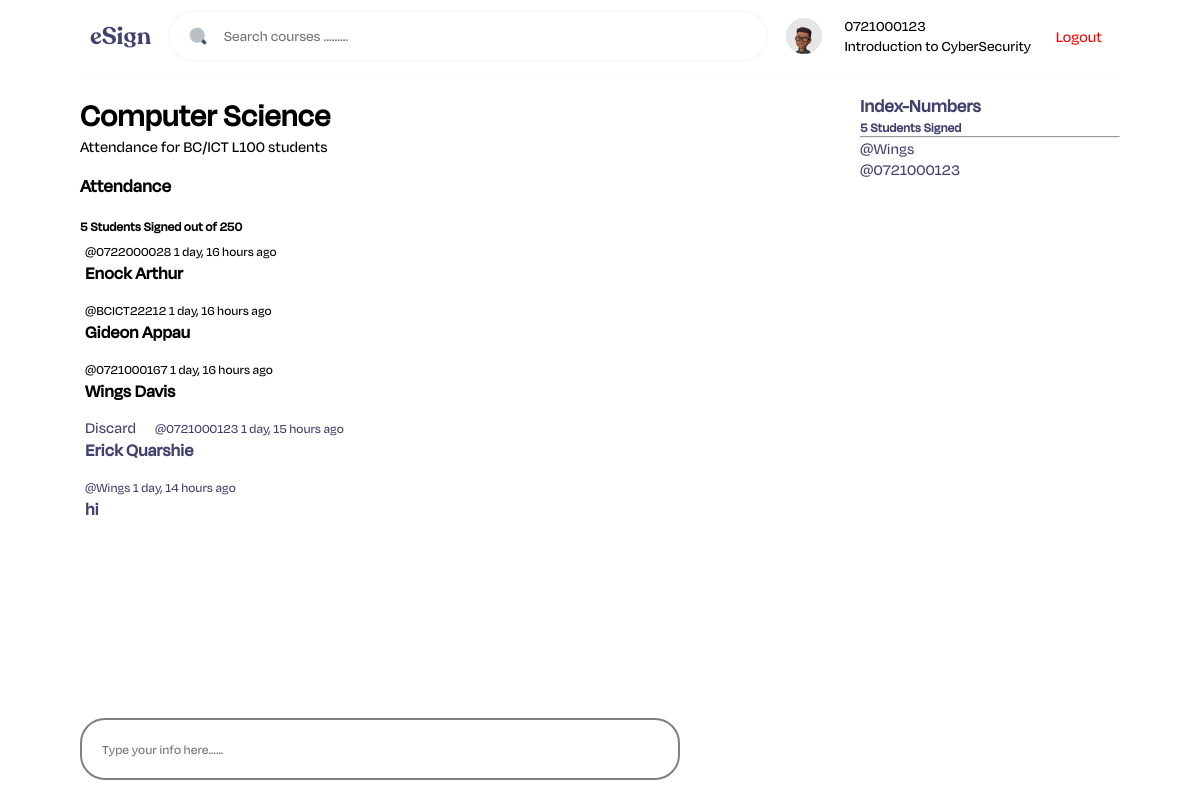
/project/7/ (signed in), run on the app's committed database.
### app/models.py (models this page shows, shortened)
class Project(models.Model):
    admin = models.ForeignKey(User, on_delete=models.SET_NULL, null=True)
    name = models.CharField(max_length=200)
    task = models.ForeignKey(Task, on_delete=models.SET_NULL, null=True)
    description = models.TextField(null=True, blank=True)
    followers = models.ManyToManyField(User, related_name='followers', blank=True)
    updated = models.DateTimeField(auto_now=True)
    created = models.DateTimeField(auto_now_add=True)
    class meta:
        ordering = ['-created']

class Task(models.Model):
    name = models.CharField(max_length=200)

class Chat(models.Model):
    user = models.ForeignKey(User, on_delete=models.CASCADE)
    project = models.ForeignKey(Project, on_delete=models.CASCADE)
    body = models.TextField()
    updated = models.DateTimeField(auto_now=True)
    created = models.DateTimeField(auto_now_add=True)

### app/views.py (the view, shortened to what this page needs)
# urls.py: path('project/<str:pk>/', views.project, name = 'project'),
def project(request, pk):
    project = Project.objects.get(id = pk)
    chats = project.chat_set.all()
    followers = project.followers.all()
    student_count = chats.count()
    content = {'project' : project, 'chats' : chats, 'followers' : followers, 'student_count' : student_count}
    return render(request, 'docs/project.html', content)

### app/templates/docs/project.html (shortened to what this page needs)
{% extends 'index.html' %}
{% block content %}
<div class = 'project'>
    <div>
        <h1>{{project.name}}</h1>
        <p style="margin-bottom: 1em">{{project.description}}</p>
        <div class = 'comments'>
            <h3 style="margin-bottom: 1em">Attendance</h3>
            <h5>{{student_count}} Students Signed out of 250</h5>
            {% for chat in chats %}
                <div style="padding:5px; padding-bottom: 10px; border: 2px solid dashed #fafafa;">
                    {% if request.user == chat.user %}
                    <a href ="{% url 'clearchat' chat.id %}" style="margin-right: 16px;">Discard<a>
                    {% endif %}
                    <small>@{{chat.user}} {{chat.created|timesince}} ago</small>
                    <b><p style="font-size:18px;">{{chat.body}}</p></b>
                </div>
            {% endfor %}
        </div>
        {% if request.user.is_authenticated %}
        <div class = 'comment'>
            <form method = 'POST' action = ''>
            <input type = 'text' name = 'body' placeholder = 'Type your info here......' style="padding: 20px; width: 50%; border:2px solid grey; border-radius:25px; position: fixed; bottom: 20px;">
        </form>
        </div>
        {% endif %}
    </div>
    <div>
        <h3>Index-Numbers</h3> <h5>{{student_count}} Students Signed</h5>
        <hr>
        {% for cobuilder in followers %}
            <div>
                <p>@{{cobuilder.username}}</p>
            </div>
        {% endfor %}
{% endblock content %}

### design/neutral.html
<nav class="topnav">
    <a href="/" style="font-family: recoleta; font-size:24px">eSign</a>
    <form method="GET" action="{% url 'module' %}" class="search">
        <img src="/static/images/search_96px.png" alt="logo" class="logo">
        <input type="text" name='q' placeholder="Search courses .........">
    </form>
    <div class="details">
        <img src="/static/images/Ellipse.png" alt="" class="avatar">
        <span>
            <p class="title">{{request.user}}</p>
            <p class="subtitle">{{project.task.name}}</p>
        </span>
    </div>
    <div class="actions">
        {% if request.user.is_authenticated %}
        <a href="{% url 'credlogout' %}" class="logout">Logout</a>
        {% else %}
        <a href="{% url 'credlogin' %}" class="logout">Login</a>
        {% endif %}
    </div>
</nav>

### static/styles/style.css (style rules this page uses)
* { padding: 0; margin: 0; box-sizing: border-box; font-family: "Degular Display", system-ui, -apple-system, BlinkMacSystemFont, "Segoe UI", Roboto, Oxygen, Ubuntu, Cantarell, "Open Sans", "Helvetica Neue", sans-serif; transition: 200ms ease; }
html { scroll-behavior: smooth; }
body { padding: 0 80px; }
a { text-decoration: none; color: #41416e; }
.topnav { display: flex; align-items: center; justify-content: space-between; width: 100%; margin-bottom: 20px; position: sticky; top: 0px; background: #fff; z-index: 2; padding: 10px; transition: 200ms ease-in-out; border-bottom: 1.5px dashed #fafafa; }
.topnav .logo { height: 40px; margin-right: 8px; }
.topnav .search { display: flex; align-items: center; position: relative; }
.topnav .search img { height: 20px; width: 20px; position: absolute; left: 20px; }
.topnav .search input { width: 600px; height: 32px; padding: 24px 54px; border: 2px solid #f9f9f9; outline: none; border-radius: 30px; transition: 200ms ease; font-size: 15px; }
.topnav .details { display: flex; align-items: center; justify-content: center; gap: 20px; }
.topnav .details .avatar { height: 40px; width: 40px; }
.topnav .details p { font-size: 15px; }
.topnav .actions .logout { color: red; background: transparent; border: none; padding: 8px; text-decoration: none; }

### app/templates/docs/project.html (style rules this page uses)
.project { display : grid; grid-template-columns : 3fr 1fr; }

### data on the page
Project: task.name "Introduction to CyberSecurity", name "Computer Science", description "Attendance for BC/ICT L100 students"
Chat: user "0722000028", created "1 day, 16 hours", body "Enock Arthur"
Chat: user "BCICT22212", created "1 day, 16 hours", body "Gideon Appau"
Chat: user "0721000167", created "1 day, 16 hours", body "Wings Davis"
Chat: shows "Discard", user "0721000123", created "1 day, 15 hours", body "Erick Quarshie"
Chat: user "Wings", created "1 day, 14 hours", body "hi"

### other printed values
{{ request.user }} "0721000123"
{{ student_count }} "5"
{{ cobuilder.username }} "Wings"
{{ cobuilder.username }} "0721000123"
